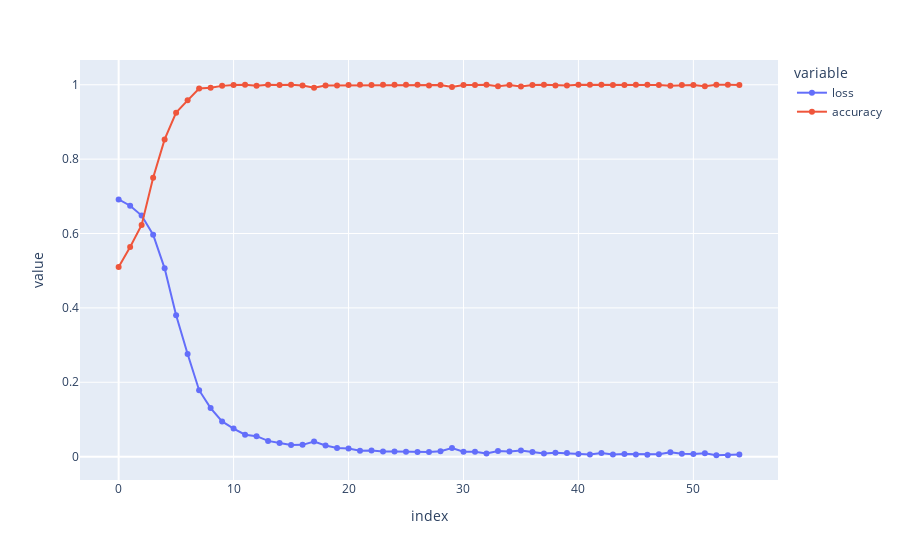

Notebook code cell kept with this figure:
### Code cell
# Checkout the history
df_hystory = pd.DataFrame(history.history)
px.line(df_hystory,markers=True)#.plot(figsize=(10,7), xlabel="epochs");

### Figure 1 — Plotly figure (JSON) as saved in the notebook; plotly's stock layout.template omitted (floating-point values rounded to 4 significant figures)
{"data": [{"hovertemplate": "variable=loss<br>index=%{x}<br>value=%{y}<extra></extra>", "legendgroup": "loss", "line": {"color": "#636efa", "dash": "solid"}, "marker": {"symbol": "circle"}, "mode": "markers+lines", "name": "loss", "orientation": "v", "showlegend": true, "type": "scatter", "x": [0, 1, 2, 3, 4, 5, 6, 7, 8, 9, 10, 11, 12, 13, 14, 15, 16, 17, 18, 19, 20, 21, 22, 23, 24, 25, 26, 27, 28, 29, 30, 31, 32, 33, 34, 35, 36, 37, 38, 39, 40, 41, 42, 43, 44, 45, 46, 47, 48, 49, 50, 51, 52, 53, 54], "xaxis": "x", "y": [0.6916, 0.6747, 0.6483, 0.597, 0.5063, 0.3804, 0.2761, 0.1787, 0.1307, 0.09485, 0.07566, 0.0589, 0.0551, 0.0424, 0.03694, 0.03149, 0.03171, 0.04065, 0.02998, 0.02337, 0.02175, 0.01611, 0.01622, 0.01395, 0.01401, 0.01339, 0.01267, 0.01264, 0.0146, 0.02312, 0.01345, 0.01338, 0.008269, 0.01517, 0.01417, 0.0168, 0.01266, 0.008532, 0.01078, 0.009564, 0.007014, 0.005927, 0.009621, 0.005874, 0.00681, 0.006095, 0.005371, 0.006287, 0.01207, 0.007539, 0.007037, 0.009207, 0.003879, 0.003779, 0.005693], "yaxis": "y"}, {"hovertemplate": "variable=accuracy<br>index=%{x}<br>value=%{y}<extra></extra>", "legendgroup": "accuracy", "line": {"color": "#EF553B", "dash": "solid"}, "marker": {"symbol": "circle"}, "mode": "markers+lines", "name": "accuracy", "orientation": "v", "showlegend": true, "type": "scatter", "x": [0, 1, 2, 3, 4, 5, 6, 7, 8, 9, 10, 11, 12, 13, 14, 15, 16, 17, 18, 19, 20, 21, 22, 23, 24, 25, 26, 27, 28, 29, 30, 31, 32, 33, 34, 35, 36, 37, 38, 39, 40, 41, 42, 43, 44, 45, 46, 47, 48, 49, 50, 51, 52, 53, 54], "xaxis": "x", "y": [0.51, 0.564, 0.623, 0.75, 0.853, 0.925, 0.958, 0.99, 0.992, 0.997, 0.999, 1, 0.997, 1, 0.999, 1, 0.998, 0.992, 0.998, 0.998, 0.999, 1, 0.999, 1, 1, 1, 1, 0.998, 0.999, 0.994, 0.999, 0.999, 1, 0.996, 0.999, 0.995, 0.999, 1, 0.998, 0.998, 1, 1, 1, 0.999, 0.999, 1, 1, 0.999, 0.997, 0.999, 0.999, 0.996, 1, 1, 0.999], "yaxis": "y"}], "layout": {"legend": {"title": {"text": "variable"}, "tracegroupgap": 0}, "margin": {"t": 60}, "xaxis": {"anchor": "y", "domain": [0, 1], "title": {"text": "index"}}, "yaxis": {"anchor": "x", "domain": [0, 1], "title": {"text": "value"}}}}
